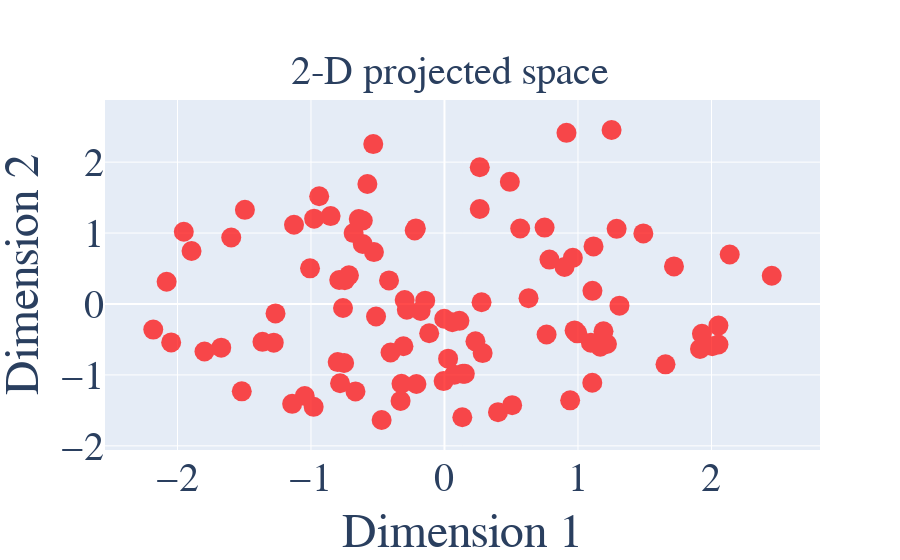

The notebook cell saved with this chart:
### Markdown cell above
Now we visualize it using the VisualizeDataset Task. 
Note that the arguments to the VisualizeDataset constructor are used to edit the plot settings (such as colors and axis labels) as well as the type and parameters of the 2D embedding (here we use PCA to embed the dataset in 2 dimensions). A complete list of the keywords accepted and their default values can be found in the docstring of the constructor in our [documentation page](https://vlachosgroup.github.io/AIMSim/).

### Code cell
from aimsim.tasks import VisualizeDataset
# instantiate the task
viz = VisualizeDataset(embedding_plot_settings={"embedding": {"method": "pca"}})
viz(molecule_set)

### Figure 1 — Plotly figure (JSON) as saved in the notebook; plotly's stock layout.template omitted (floating-point values rounded to 4 significant figures)
{"data": [{"hovertemplate": "<b>%{text}</b><br><br>", "marker": {"color": "red", "line": {"width": 0}, "size": 20, "symbol": "circle"}, "mode": "markers", "name": "molecule", "opacity": 0.7, "text": ["id: 0", "id: 1", "id: 2", "id: 3", "id: 4", "id: 5", "id: 6", "id: 7", "id: 8", "id: 9", "id: 10", "id: 11", "id: 12", "id: 13", "id: 14", "id: 15", "id: 16", "id: 17", "id: 18", "id: 19", "id: 20", "id: 21", "id: 22", "id: 23", "id: 24", "id: 25", "id: 26", "id: 27", "id: 28", "id: 29", "id: 30", "id: 31", "id: 32", "id: 33", "id: 34", "id: 35", "id: 36", "id: 37", "id: 38", "id: 39", "id: 40", "id: 41", "id: 42", "id: 43", "id: 44", "id: 45", "id: 46", "id: 47", "id: 48", "id: 49", "id: 50", "id: 51", "id: 52", "id: 53", "id: 54", "id: 55", "id: 56", "id: 57", "id: 58", "id: 59", "id: 60", "id: 61", "id: 62", "id: 63", "id: 64", "id: 65", "id: 66", "id: 67", "id: 68", "id: 69", "id: 70", "id: 71", "id: 72", "id: 73", "id: 74", "id: 75", "id: 76", "id: 77", "id: 78", "id: 79", "id: 80", "id: 81", "id: 82", "id: 83", "id: 84", "id: 85", "id: 86", "id: 87", "id: 88", "id: 89", "id: 90", "id: 91", "id: 92", "id: 93", "id: 94", "id: 95", "id: 96", "id: 97", "id: 98", "id: 99"], "type": "scatter", "x": [2.052, -0.7517, -0.1784, -0.9763, -1.266, -1.007, 1.217, -0.7465, 0.9415, -1.141, 0.4896, 1.097, -0.6667, 0.9615, -0.3287, 1.252, 1.107, -0.1444, -0.7599, 0.5069, 2.451, -2.047, 1.49, -0.9798, -1.953, 0.9138, -0.5775, -0.7821, -1.895, 0.232, -1.672, 0.401, -0.853, -1.279, 0.07426, -0.1146, 0.5671, -0.2822, 0.9836, -2.081, -2.181, 0.2858, 0.05911, -1.363, 0.264, 0.9744, -1.127, 0.02716, -0.4039, 1.167, -0.00655, 1.914, 2.137, -0.5125, -0.4153, -0.6806, -0.2101, -0.298, 0.112, -1.047, -0.3219, 1.108, 1.116, -0.6123, -0.7156, 0.899, -0.5284, 0.2642, -0.642, -0.7884, 0.1524, 1.311, -0.5334, -0.00185, 0.1336, -1.518, 0.2777, -0.3073, 0.75, 1.29, -1.798, -1.597, 1.191, -0.4707, 0.7648, -0.6118, 1.928, -0.8, 0.7863, -0.9385, 1.719, -0.223, 0.9952, 1.655, 0.1377, 0.6297, 2.052, 2.006, -1.495, -0.2143], "y": [-0.5718, -0.8323, -0.0985, 1.204, -0.1329, 0.5022, -0.5641, 0.3345, -1.359, -1.408, 1.722, -0.5467, -1.233, 0.6512, -1.367, 2.453, -1.11, 0.04701, -0.05706, -1.426, 0.3981, -0.5418, 0.9953, -1.451, 1.019, 2.413, 1.691, -1.118, 0.7477, -0.5266, -0.6157, -1.525, 1.239, -0.5454, -0.9961, -0.413, 1.064, -0.08079, -0.3941, 0.3136, -0.3606, -0.6925, -0.256, -0.5335, 1.34, -0.3726, 1.117, -0.7709, -0.6846, -0.6017, -1.087, -0.633, 0.6971, -0.177, 0.3321, 0.9999, -1.128, 0.05562, -0.2374, -1.298, -1.125, 0.1858, 0.8123, 0.8455, 0.4044, 0.5209, 0.7319, 1.928, 1.197, 0.3389, -0.9842, -0.02341, 2.255, -0.2082, -1.597, -1.231, 0.02485, -0.5959, 1.077, 1.059, -0.6704, 0.9383, -0.3858, -1.636, -0.4307, 1.177, -0.4212, -0.8186, 0.6263, 1.52, 0.53, 1.037, -0.4138, -0.8513, -0.9847, 0.08257, -0.3042, -0.5954, 1.328, 1.065]}], "layout": {"font": {"family": "Courier New, monospace", "size": 40}, "title": {"font": {"size": 40}, "text": "2-D projected space", "x": 0.5, "xanchor": "center", "y": 0.9, "yanchor": "top"}, "xaxis": {"title": {"text": "Dimension 1"}}, "yaxis": {"title": {"text": "Dimension 2"}}}}
